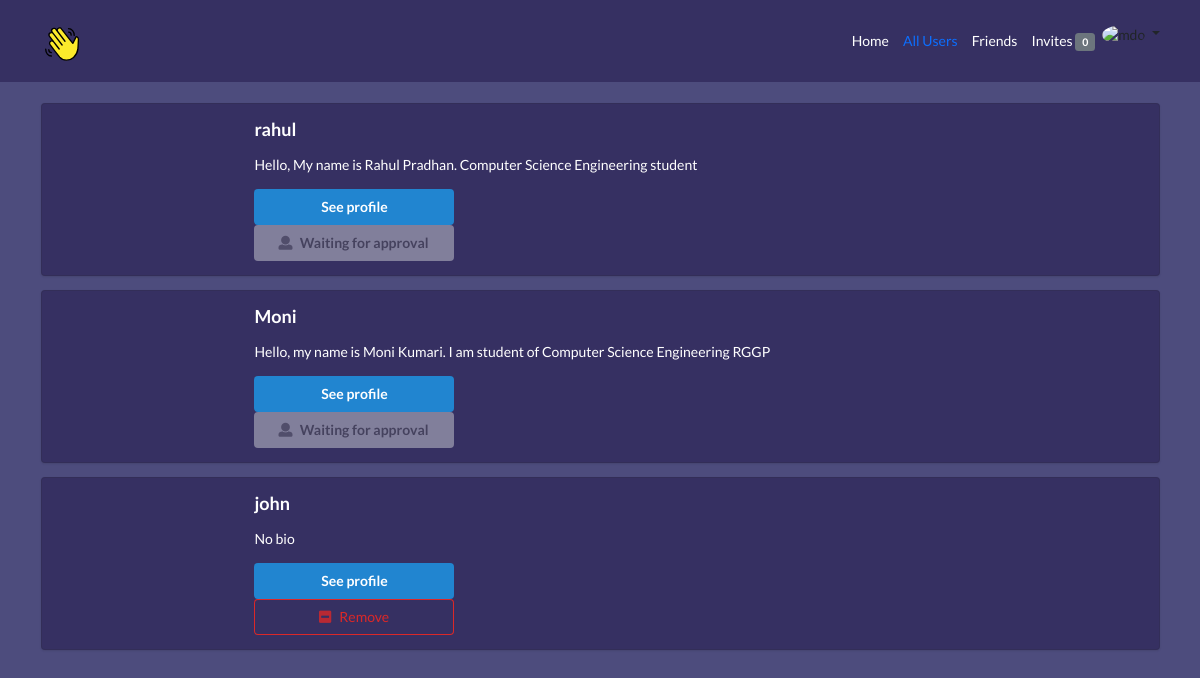
/profiles/ (signed in), run on the app's committed database.
### profiles/models.py (models this page shows, shortened)
class Profile(models.Model):
    first_name = models.CharField(max_length=200, blank=True)
    last_name = models.CharField(max_length=200, blank=True)
    user = models.OneToOneField(User, on_delete=models.CASCADE)
    bio = models.TextField(default="No bio", max_length=300)
    email = models.EmailField(max_length=200, blank=True)
    country = models.CharField(max_length=200, blank=True)
    avatar = models.ImageField(default='avatar.png', upload_to='')
    friends = models.ManyToManyField(User, blank=True, related_name='friends')
    slug = models.SlugField(unique=True, blank=True)
    updated = models.DateTimeField(auto_now=True)
    created = models.DateTimeField(auto_now_add=True)
    objects = ProfileManager()
    def get_absolute_url(self):
        return reverse("profiles:profile_detail_view", kwargs={"slug": self.slug})
    __initial_first_name = None
    __initial_last_name = None
    def __init__(self, *args, **kwargs):
        super().__init__(*args, **kwargs)
        self.__initial_first_name = self.first_name
        self.__initial_last_name  = self.last_name

### profiles/views.py (the view)
# urls.py: path('', ProfileListView.as_view(), name="all_profile_view"),
class ProfileListView(LoginRequiredMixin, ListView):
    model = Profile
    template_name = 'profiles/profile_list.html'
    context_object_name = 'qs'
    def get_queryset(self):
        qs = Profile.objects.get_all_profiles(self.request.user)
        return qs
    def get_context_data(self, **kwargs):
        context = super().get_context_data(**kwargs)
        user = User.objects.get(username__iexact= self.request.user)
        profile = Profile.objects.get(user=user)
        context['profile'] = profile
        rel_r = Relationship.objects.filter(sender=profile)
        rel_s = Relationship.objects.filter(receiver=profile)
        rel_receiver = []
        rel_sender = []
        for item in rel_r:
            rel_receiver.append(item.receiver.user)
        for item in rel_s:
            rel_sender.append(item.sender.user)
        context['rel_receiver'] = rel_receiver
        context['rel_sender'] = rel_sender
        context['is_empty'] = False
        if len(self.get_queryset()) == 0:
            context['is_empty'] = True
        return context

### profiles/context_processors.py (called while the page is built)
def profile_pic(request):
    if request.user.is_authenticated:
        profile_obj = Profile.objects.get(user=request.user)
        pic = profile_obj.avatar
        return {'picture':pic}
    return {}

def invitation_received_no(request):
    if request.user.is_authenticated:
          profile_obj = Profile.objects.get(user=request.user)
          qs_count = Relationship.objects.invitations_received(profile_obj).count()
          return {'invites_num': qs_count}
    return {}

### profiles/models.py (called while the page is built)
    def get_all_profiles(self, me):
        profiles = Profile.objects.all().exclude(user=me)
        return profiles

    def invitations_received(self, receiver):
        qs = Relationship.objects.filter(receiver=receiver, status='send')
        return qs

### profiles/templates/profiles/profile_list.html (shortened to what this page needs)
{% extends 'base.html' %}
{% block content %}
   {% for obj in object_list %}
        <div class="ui segment" style="color: white;background-color:#363062;">
            <div class="ui grid">
                <div class="row">
                    <div class="three wide column">
                    </div>
                    <div class="thirteen wide column">
                        <h3>{{obj.user}}</h3>
                        <p>{{obj.bio}}</p>
                        <a href="{{obj.get_absolute_url}}">
                        <button class="ui primary button w-big">See profile</button>
                        </a>
                    {% if obj.user in rel_receiver and request.user not in obj.friends.all %}
                        <form action="" method="post">
                            <button type="submit" class="ui disabled button w-big"><i class="user icon "></i>Waiting for approval</button>
                        </form>
                    {% endif %}
                    {% if request.user in obj.friends.all %}
                        <form action="{% url 'profiles:remove-friend' %}" method="post">
                            <button type="submit" class="ui negative basic button  w-big"><i class="minus square icon"></i>Remove</button>
                        </form>
                    {% endif %}
                </div>
                </div>
            </div>
        </div>
   {% endfor %}
{% endblock content %}

### static_project/style.css (style rules this page uses)
.my_body { background-color: #4D4C7D; }
.w-big { width: 200px !important; }

### data on the page
Profile: user "rahul", bio "Hello, My name is Rahul Pradhan. Computer Science Engineering student"
Profile: user "Moni", bio "Hello, my name is Moni Kumari. I am student of Computer Science Engineering RGGP"
Profile: user "john", bio "No bio"

### other printed values
{{ invites_num }} "0"
